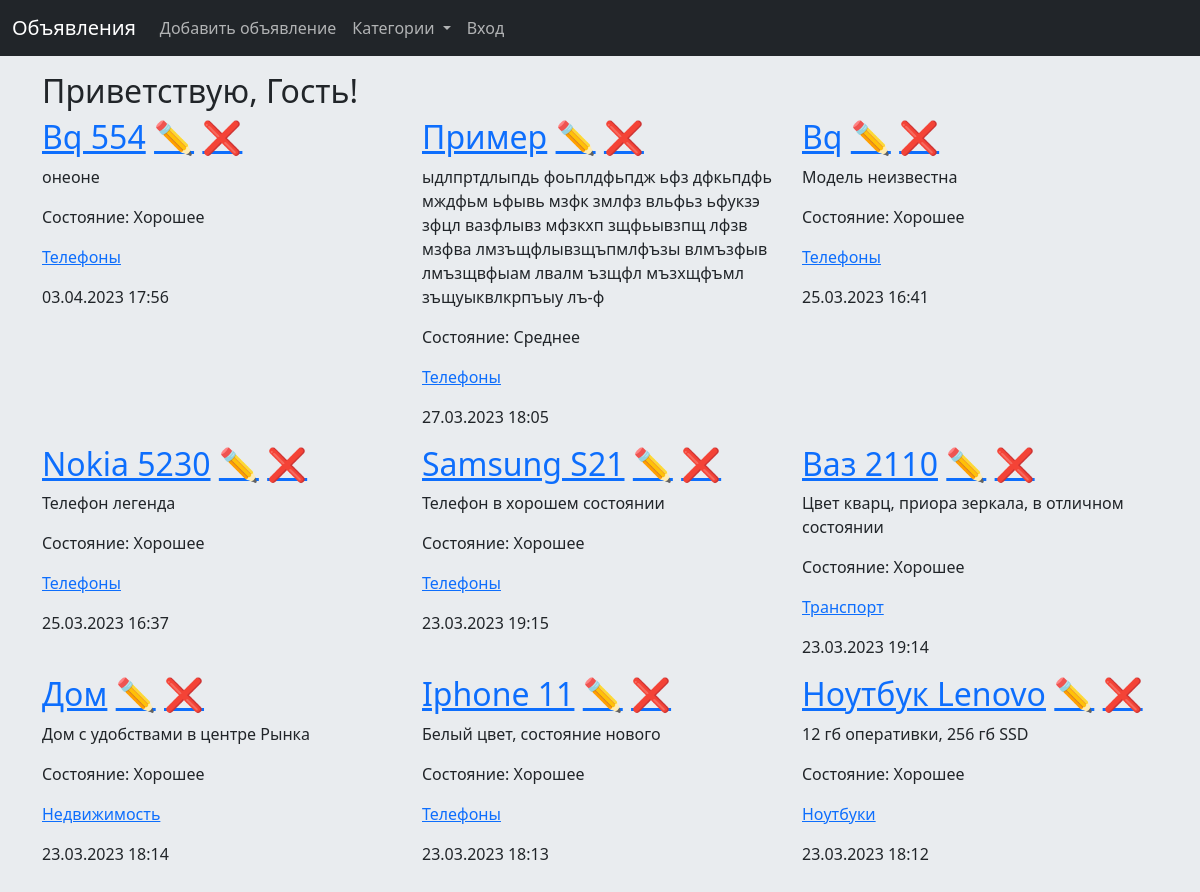
/, run on an earlier commit of the app's database.
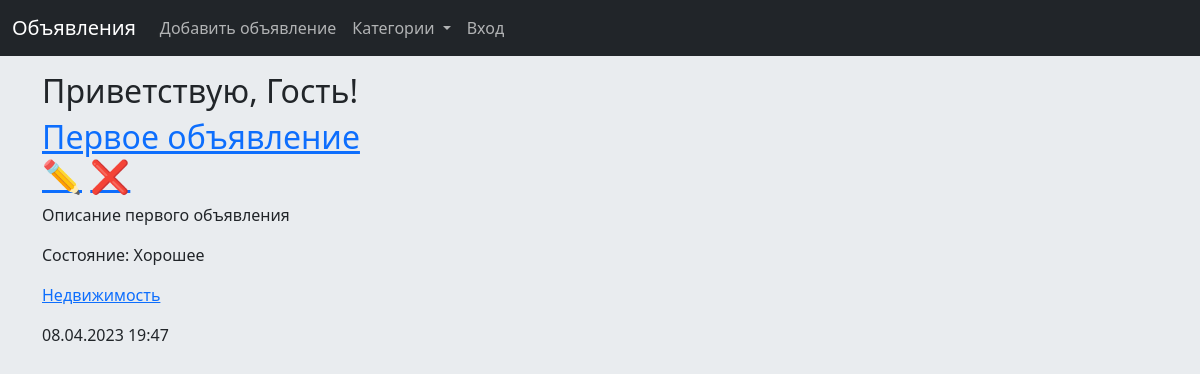
And on a later commit of the database.
### bboardapp/models.py (models this page shows, shortened)
class Bb(models.Model):
    STATUS_CHOICES = [
        ('Go', 'Хорошее'),
        ('No', 'Среднее'),
        ('Bad', 'Плохое'),
    ]
    title = models.CharField(max_length=50, verbose_name='Название')
    text = models.TextField(null=True, blank=True, verbose_name='Описание')
    status = models.CharField(max_length=50, choices=STATUS_CHOICES, default='Go',
                              verbose_name='Состояние')
    price = models.FloatField(null=True, blank=True, verbose_name='Цена')
    published = models.DateTimeField(auto_now_add=True, db_index=True, verbose_name='Опубликовано')
    rubric = models.ForeignKey('Rubric', null=True, on_delete=models.PROTECT,
                               verbose_name='Категория')
    class Meta:
        verbose_name_plural = 'Объявления'
        verbose_name = 'Объявление'
        ordering = ['-published']

class Rubric(models.Model):
    name = models.CharField(max_length=20, db_index=True, verbose_name='Название')
    class Meta:
        verbose_name_plural = 'Категории'
        verbose_name = 'Категория'
        ordering = ['name']

### bboardapp/views.py (the view)
# urls.py: path('', MainPage.as_view(), name='index'),
class MainPage(TemplateView):
    template_name = 'bboardapp/index.html'
    def get_context_data(self, **kwargs):
        context = super().get_context_data()
        context['bbs'] = Bb.objects.all()
        context['rubrics'] = Rubric.objects.all()
        return context

### bboardapp/templates/bboardapp/index.html
{% extends 'layout/base.html' %}
{% block content %}
<div class="row">
    <h2>Приветствую, {% if not user.is_authenticated %}Гость!{% else %}{{ user.username }}!</h2>
    {% endif %}
</div>
<div class="row row-cols-3">
    {% for bb in bbs %}
    <div class="col">
        <h2><a href="{% url 'detail' pk=bb.pk %}">{{ bb.title }}</a>
            <a class="action" href="{% url 'update' pk=bb.pk %}">✏️</a>
            <a class="action" href="{% url 'delete' pk=bb.pk %}">❌</a></h2>
        <p>{{ bb.text }}</p>
        <p>Состояние: {{ bb.get_status_display }}</p>
        <p><a href="{% url 'by_rubric' bb.rubric.pk %}">{{ bb.rubric.name }}</a></p>
        <p>{{ bb.published|date:'d.m.Y H:i' }}</p>
    </div>
    {% empty %}
    <div>
        <h2>Объявления скоро появятся</h2>
    </div>
    {% endfor %}
</div>
{% endblock %}

What changed in the data, as far as the page shows it:
removed Bb: title "Bq 554", text "онеоне", status "Хорошее", rubric.name "Телефоны", published "03.04.2023 17:56"
removed Bb: title "Пример", text "ыдлпртдлыпдь фоьплдфьпдж ьфз дфкьпдфь мждфьм ьфывь мзфк змлфз вльфьз ьфукзэ зфцл вазфлывз мфзкхп зщфьывзпщ лфзв мзфва лмзъщфлывзщъпмлфъзы влмъзфыв лмъзщвфыам лвалм ъзщфл мъзхщфъмл зъщуыквлкрпъыу лъ-ф", status "Среднее", rubric.name "Телефоны", published "27.03.2023 18:05"
removed Bb: title "Bq", text "Модель неизвестна", status "Хорошее", rubric.name "Телефоны", published "25.03.2023 16:41"
removed Bb: title "Nokia 5230", text "Телефон легенда", status "Хорошее", rubric.name "Телефоны", published "25.03.2023 16:37"
removed Bb: title "Samsung S21", text "Телефон в хорошем состоянии", status "Хорошее", rubric.name "Телефоны", published "23.03.2023 19:15"
removed Bb: title "Ваз 2110", text "Цвет кварц, приора зеркала, в отличном состоянии", status "Хорошее", rubric.name "Транспорт", published "23.03.2023 19:14"
removed Bb: title "Дом", text "Дом с удобствами в центре Рынка", status "Хорошее", rubric.name "Недвижимость", published "23.03.2023 18:14"
removed Bb: title "Iphone 11", text "Белый цвет, состояние нового", status "Хорошее", rubric.name "Телефоны", published "23.03.2023 18:13"
removed Bb: title "Ноутбук Lenovo", text "12 гб оперативки, 256 гб SSD", status "Хорошее", rubric.name "Ноутбуки", published "23.03.2023 18:12"
added Bb: title "Первое объявление", text "Описание первого объявления", status "Хорошее", rubric.name "Недвижимость", published "08.04.2023 19:47"
